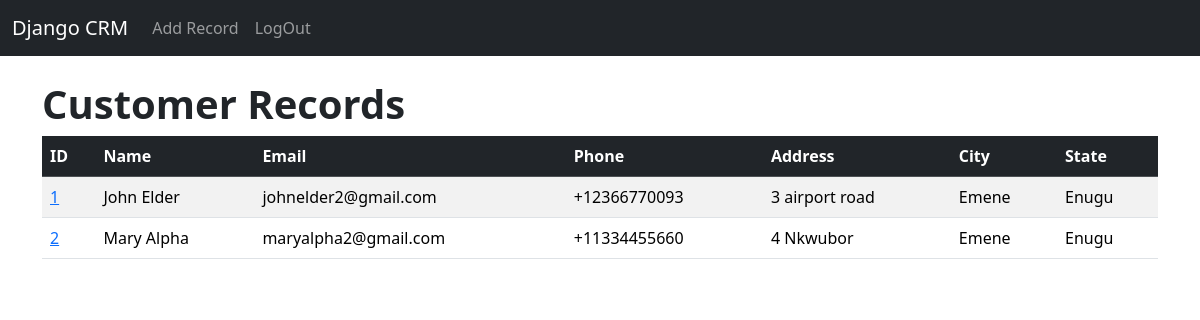
Before: / (signed in) with the older database file.
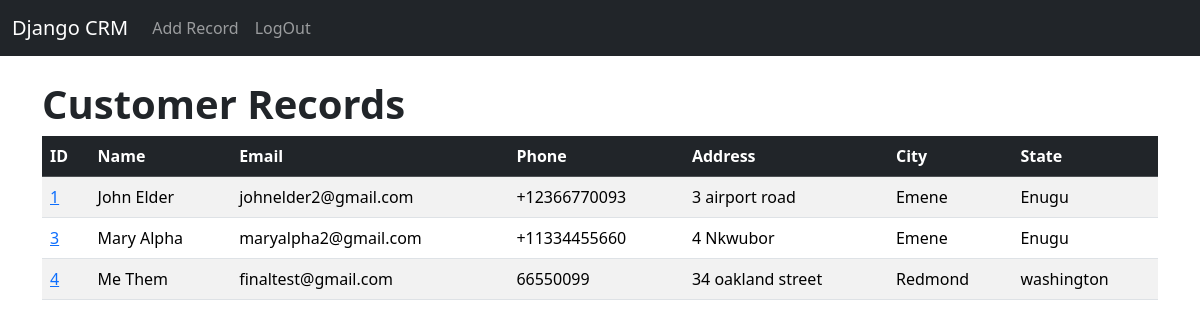
After: the same page with the newer database file.
### website/models.py (models this page shows, shortened)
class Record(models.Model):
    created_at = models.DateTimeField(auto_now_add=True)
    updated_at = models.DateTimeField(auto_now=True)
    first_name = models.CharField(max_length=30)
    last_name = models.CharField(max_length=30)
    email = models.CharField(max_length=30)
    phone = models.CharField(max_length=12)
    state = models.CharField(max_length=50)
    city =  models.CharField(max_length=40)
    address = models.CharField(max_length=50)
    zipcode = models.CharField(max_length=15)

### website/views.py (the view)
# urls.py: 2. Add a URL to urlpatterns:  path('', views.home, name='home')
def home(request):
    records = Record.objects.all()
    if request.method == 'POST':
        username = request.POST['username']
        password = request.POST['password']
        user = authenticate(request, username= username, password= password)
        if user is not None:
            login(request, user=user)
            messages.success(request, "Login Successful!")
            return redirect('home')
        else:
            messages.success(request, "There is an error during LogIn")
            return redirect('home')
    else:
        return render(request, 'home.html', {'records': records })

### website/templates/home.html (shortened to what this page needs)
{% extends 'base.html' %}
{% block content%}
{% if user.is_authenticated %}
<h1> <strong> Customer Records </strong></h1>
<table class="table table-striped table-hover">
    <thead class="table-dark">
        <tr>
            <th scope="col">ID</th>
            <th scope="col">Name</th>
            <th scope="col">Email</th>
            <th scope="col">Phone</th>
            <th scope="col">Address</th>
            <th scope="col">City</th>
            <th scope="col">State</th>
        </tr>
    </thead>
    <tbody>
        {% if records %}
            {% for record in records %}
                <tr>
                    <td><a href="{% url 'record' record.id %}"> {{ record.id }} </a></td>
                    <td>{{ record.first_name}} {{ record.last_name }}</td>
                    <td>{{ record.email }}</td>
                    <td>{{ record.phone }}</td>
                    <td>{{ record.address }}</td>
                    <td>{{ record.city }}</td>
                    <td>{{ record.state }}</td>
                </tr>
            {% endfor %}
        {% endif %}
    </tbody>
</table>
{% endif %}
{% endblock %}

### website/templates/base.html (shortened to what this page needs)
<!doctype html>
<html lang="en">
  <head>
    <link href="https://cdn.jsdelivr.net/npm/bootstrap@5.3.7/dist/css/bootstrap.min.css" rel="stylesheet">
  </head>
  <body>
    {% include 'navbar.html' %}
    <div class = 'container'>
        <br/>
        {% block content %}
        {% endblock %}
     </div>
  </body>
</html>

### website/templates/navbar.html (shortened to what this page needs)
<nav class="navbar navbar-expand-lg navbar-dark bg-dark">
  <div class="container-fluid">
    <a class="navbar-brand" href="{% url 'home' %}">Django CRM</a>
    <div class="collapse navbar-collapse" id="navbarSupportedContent">
      <ul class="navbar-nav me-auto mb-2 mb-lg-0">
        {% if user.is_authenticated %}
          <li class="nav-item">
            <a class="nav-link " href="{% url 'add_record' %}">Add Record</a>
          </li>
          <li class="nav-item">
            <a class="nav-link" href="{% url 'logout' %}">LogOut</a>
          </li>
        {% endif %}
      </ul>
    </div>
  </div>
</nav>

Changed rows visible on the page:
removed Record: id "2", first_name "Mary", last_name "Alpha", email "maryalpha2@gmail.com", phone "+11334455660", address "4 Nkwubor", city "Emene", state "Enugu"
added Record: id "3", first_name "Mary", last_name "Alpha", email "maryalpha2@gmail.com", phone "+11334455660", address "4 Nkwubor", city "Emene", state "Enugu"
added Record: id "4", first_name "Me", last_name "Them", email "finaltest@gmail.com", phone "66550099", address "34 oakland street", city "Redmond", state "washington"
